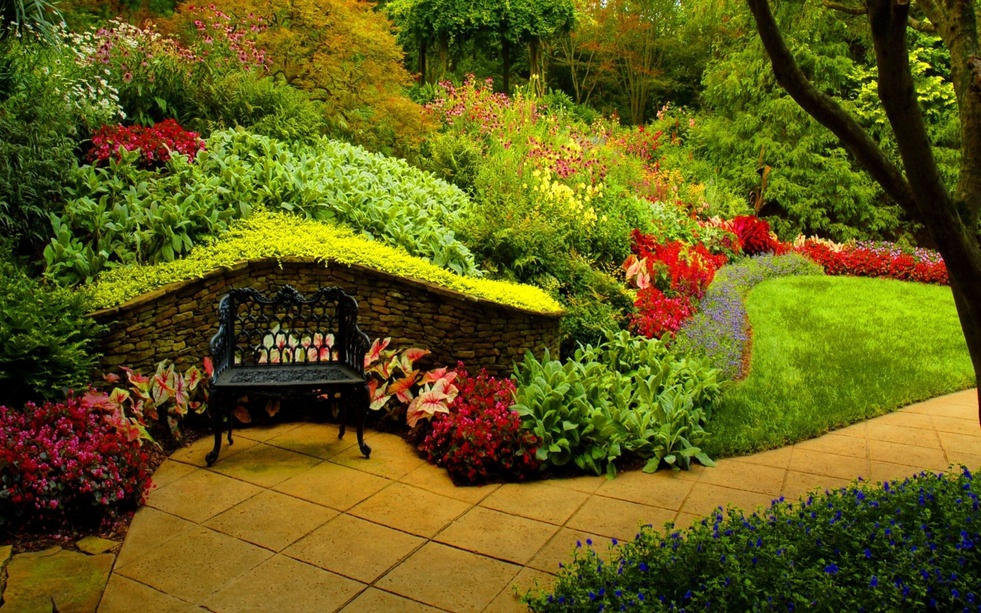
#> input picture image1.jpg, 981 x 613 px, shrunk from 1920 x 1200 before the run
$ jupyter execute '3. Color Spaces.ipynb'
#> lines starting #> are read from the running program, lines starting #| are printed output that depends on the picture
# **Color Spaces**

1. View the individual channels of an RGB Image
2. Manipulate a color space
3. Introduce HSV Color Spaces

[cell 1]
# Our Setup, Import Libaries, Create our Imshow Function and Download our Images
import cv2
import numpy as np
from matplotlib import pyplot as plt

# Define our imshow function
def imshow(title = "Image", image = None, size = 10):
    w, h = image.shape[0], image.shape[1]
    aspect_ratio = w/h
    plt.figure(figsize=(size * aspect_ratio,size))
    plt.imshow(cv2.cvtColor(image, cv2.COLOR_BGR2RGB))
    plt.title(title)
    plt.show()

[cell 2]
# Load our input image
image = cv2.imread('image1.jpg')
#> image is the input picture: shape (613, 981, 3); mean B, G, R 22.4, 92.4, 98.8

# Use cv2.split to get each color space separately
B, G, R = cv2.split(image)
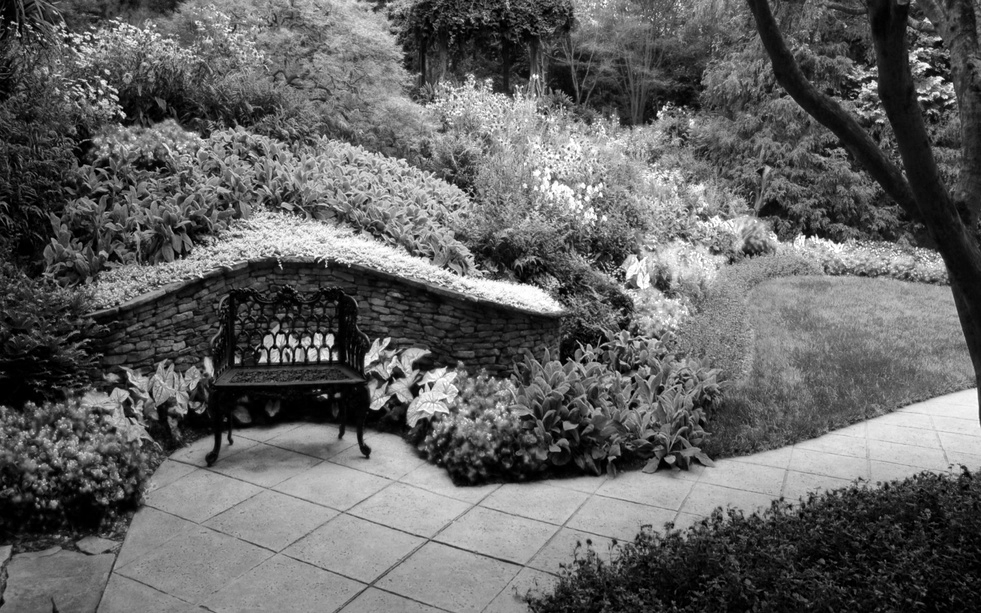
#> R: shape (613, 981); min 0, max 255, mean 98.8
print(B.shape)
#| (613, 981)
print(G.shape)
#| (613, 981)
print(R.shape)
#| (613, 981)

[cell 3]
# Each color space on it's on will look like a grayscale as it lacks the other color channels
imshow("Blue Channel Only", B)

[cell 4]
import numpy as np

# Let's create a matrix of zeros
# with dimensions of the image h x w
zeros = np.zeros(image.shape[:2], dtype = "uint8")

imshow("Red", cv2.merge([zeros, zeros, R]))
imshow("Green", cv2.merge([zeros, G, zeros]))
imshow("Blue", cv2.merge([B, zeros, zeros]))

[cell 5]
image = cv2.imread('image2.jpg')
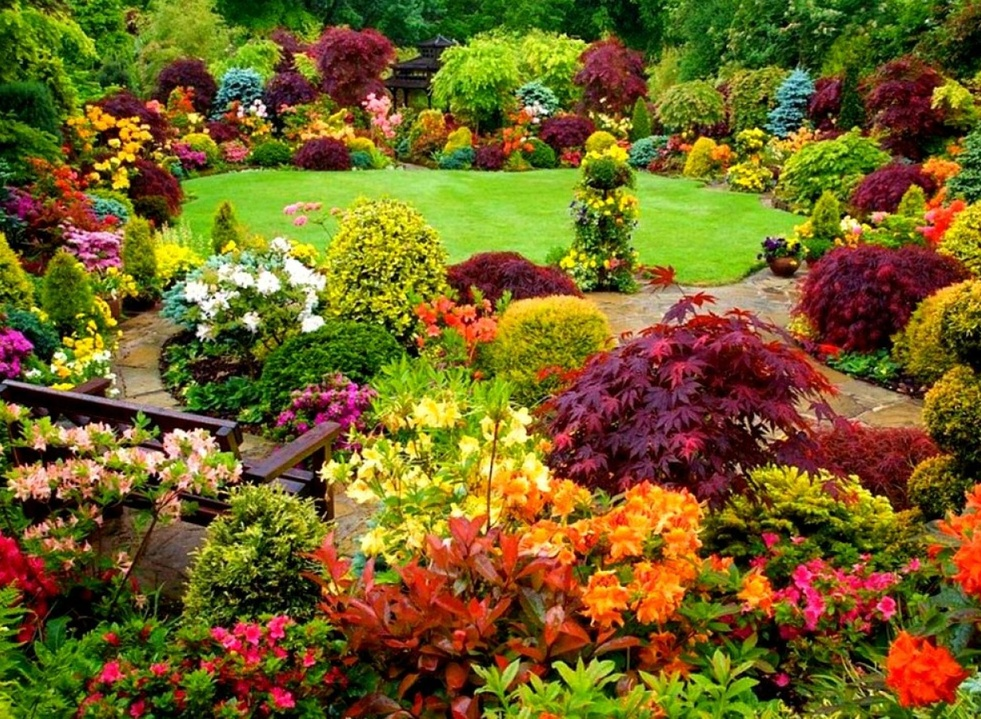
#> input picture image2.jpg, 981 x 719 px, shrunk from 1920 x 1408 before the run
#> image is the input picture: shape (719, 981, 3); mean B, G, R 35.6, 97.7, 114.3

# OpenCV's 'split' function splites the image into each color index
B, G, R = cv2.split(image)
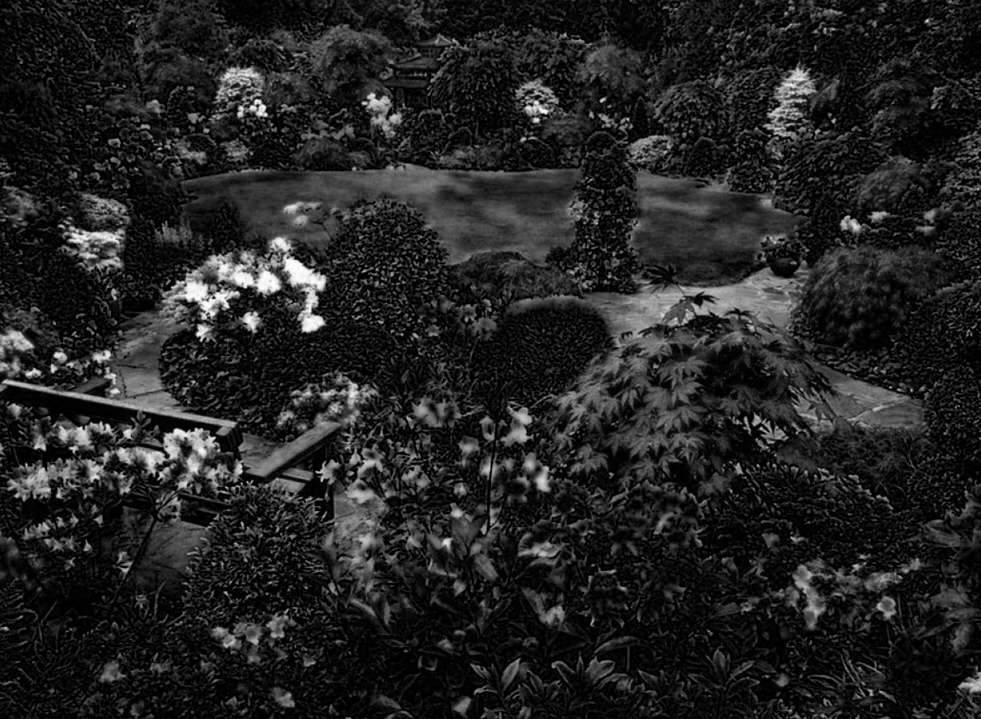
#> B: shape (719, 981); min 0, max 255, mean 35.6
#> G: shape (719, 981)
#> R: shape (719, 981)

# Let's re-make the original image,
merged = cv2.merge([B, G, R])
imshow("Merged", merged)

[cell 6]
# Let's amplify the blue color
merged = cv2.merge([B+100, G, R])
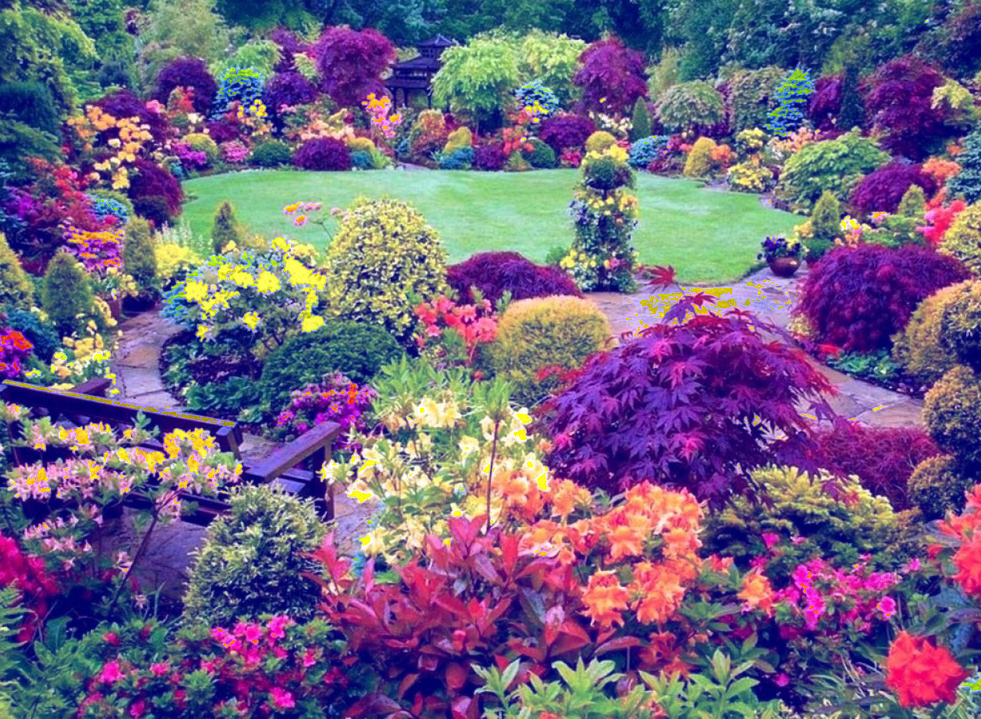
#> merged: shape (719, 981, 3); mean B, G, R 130.7, 97.7, 114.3
imshow("Blue Boost", merged)

## **The HSV Color Space**

- Hue: 0 - 179
- Saturation: 0 - 255
- Value (Intensity): 0 - 255

[cell 7]
# Reload our image
image = cv2.imread('image2.jpg')

# Convert to HSV
hsv_image = cv2.cvtColor(image, cv2.COLOR_BGR2HSV)
#> hsv_image: shape (719, 981, 3); mean H, S, V 45.7, 196.5, 128
imshow('HSV', hsv_image)
#> in imshow (call 7), `plt.show()`:
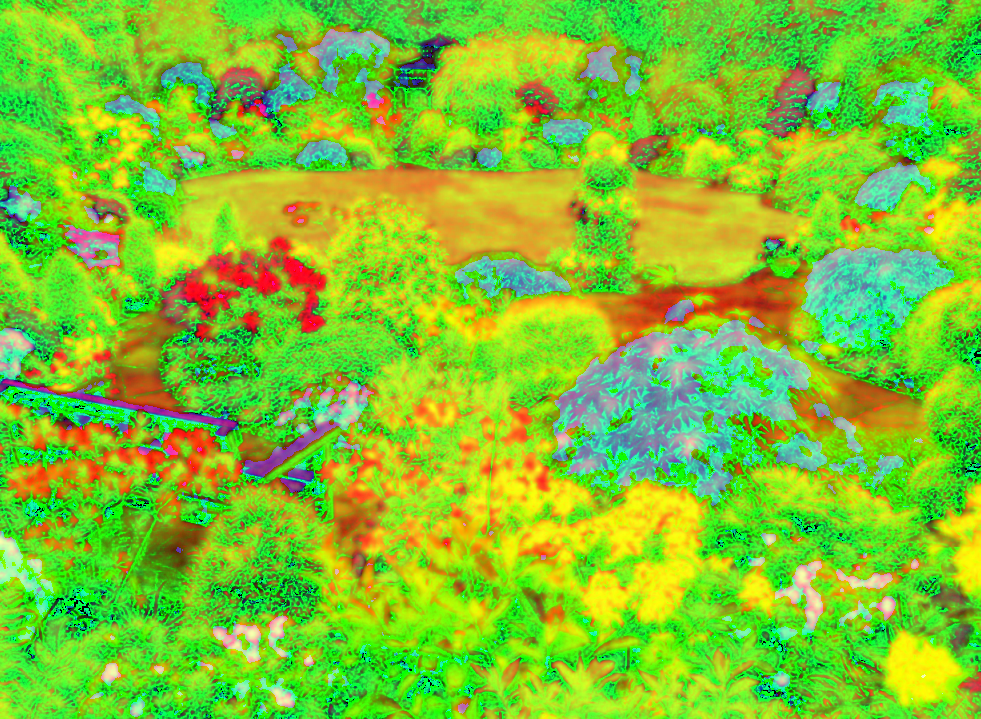
#> shown: shape (719, 981, 3); mean R, G, B 128, 196.5, 45.7

#### This looks odd....why?

Because our plotting function was designed for RGB only images, not HSV

[cell 8]
plt.imshow(cv2.cvtColor(hsv_image, cv2.COLOR_HSV2RGB))
plt.show()

### **Let's view each channel type in the HSV Color Space representation**

[cell 9]
# Switching back to viewing the RGB representation
imshow("Hue", hsv_image[:, :, 0])
imshow("Saturation", hsv_image[:, :, 1])
imshow("Value", hsv_image[:, :, 2])
#> in imshow (call 10), `plt.imshow(cv2.cvtColor(image, cv2.COLOR_BGR2RGB))`:
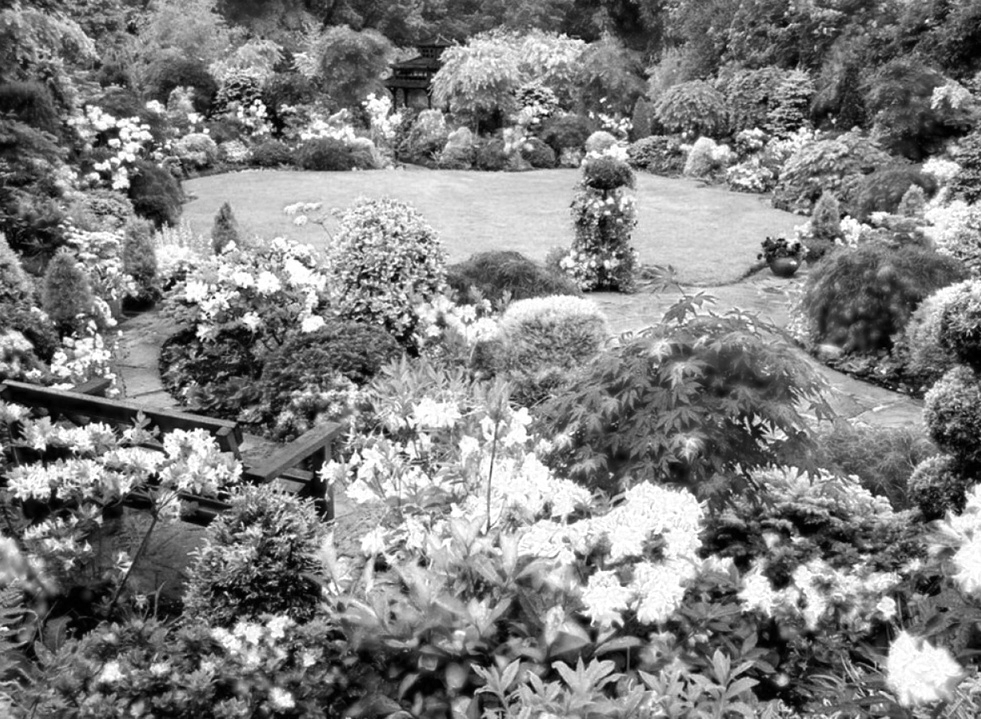
#> image: shape (719, 981); min 0, max 255, mean 128
